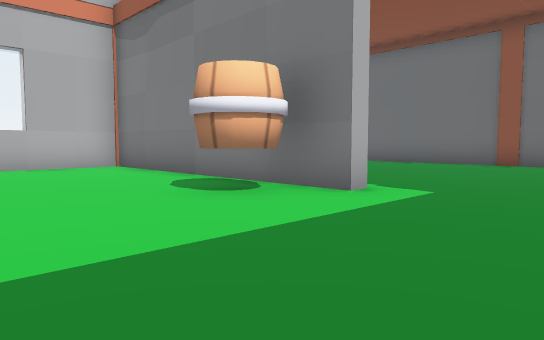
[1] (above)

21 first-person views from a walk through a scene from a Unity 3-D project. The camera is 1.2 m above the floor, tilts 4° down and sees 70° across. The floor is counted in squares, 2 m on a side. Each view is taken from the middle of a square. On the plan, view 1 faces up. The plan holds only what a view shows up to about 11 squares ahead; the rest is blank. The place goes on beyond the plan. The player is left out. Some animated figures are not drawn.

[2]
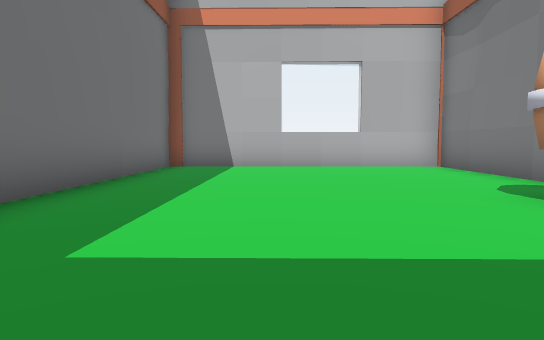

[3]
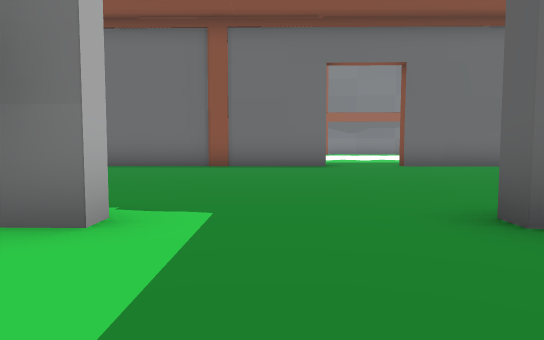

[4]
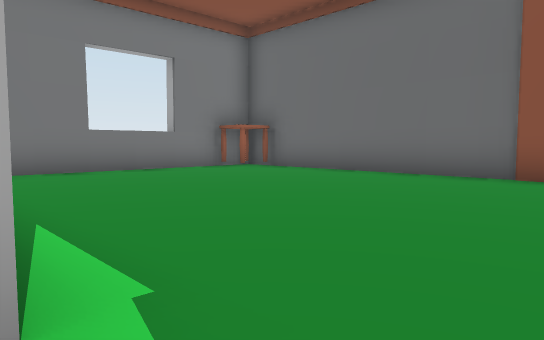

[5]
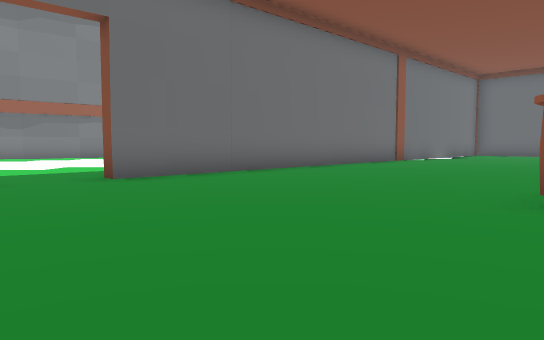

[6]
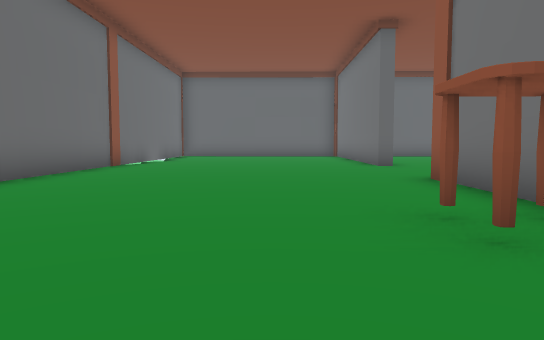

[7]
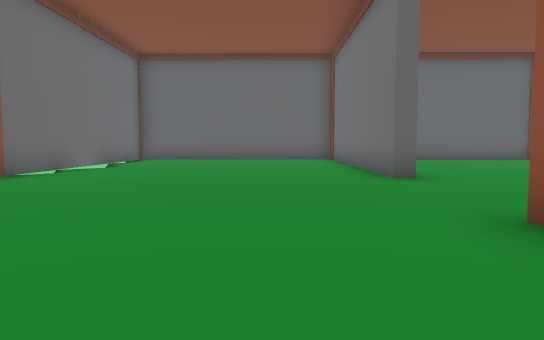

[8]
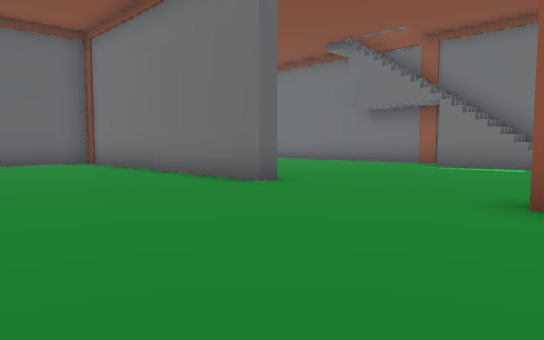

[9]
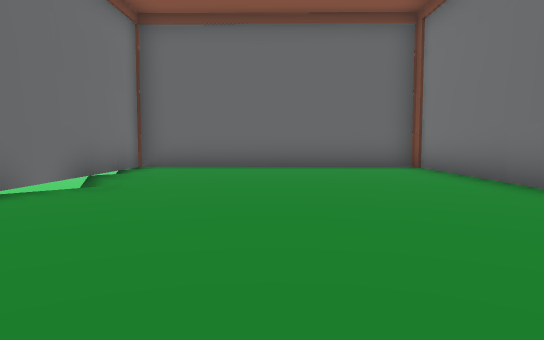

[10]
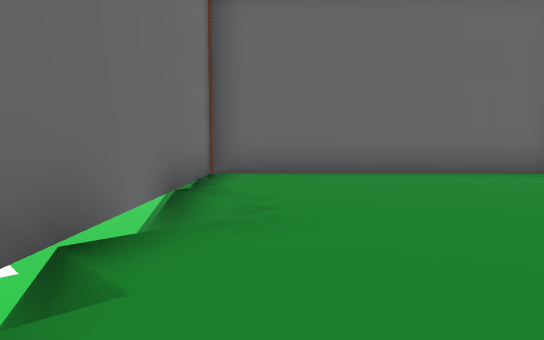

[11]
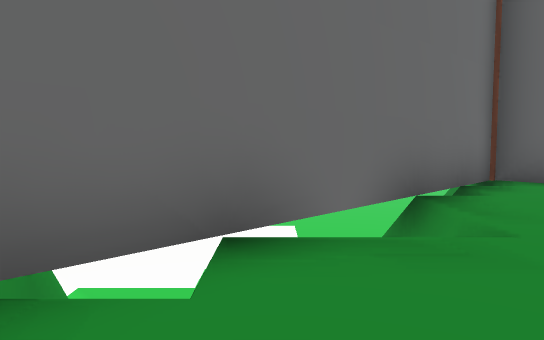

[12]
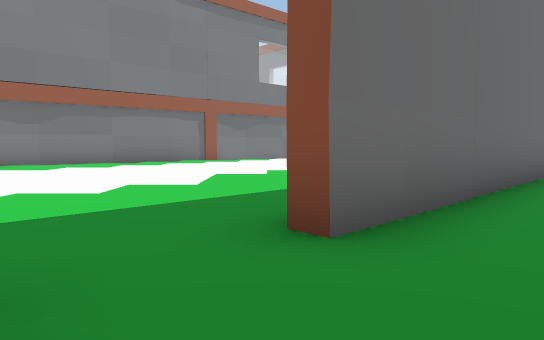

[13]
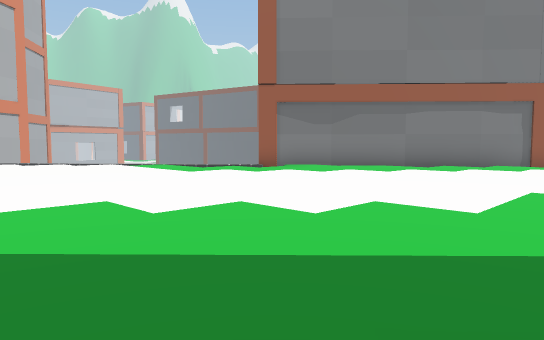

[14]
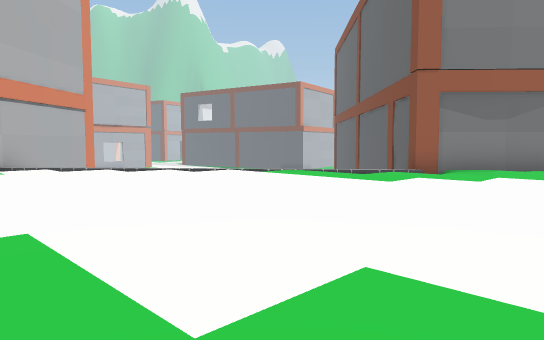

[15]
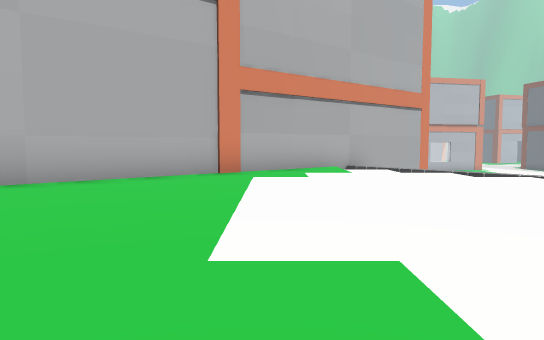

[16]
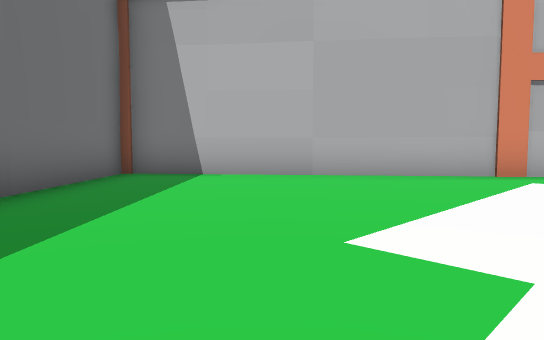

[17]
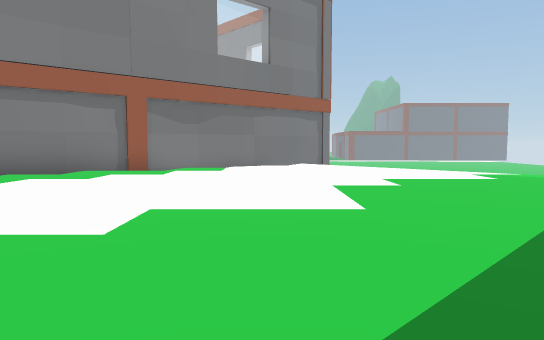

[18]
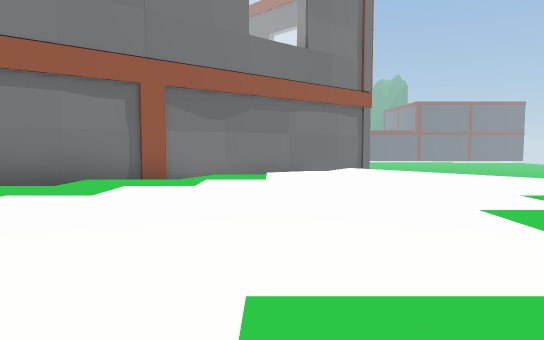

[19]
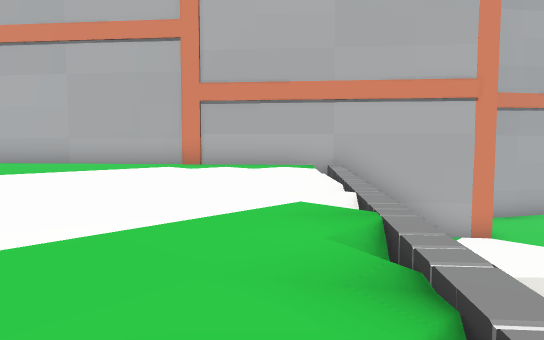

[20]
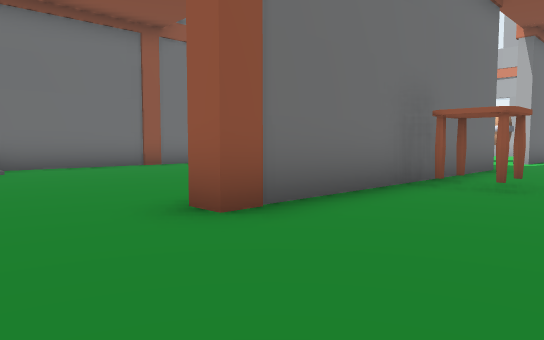

[21]
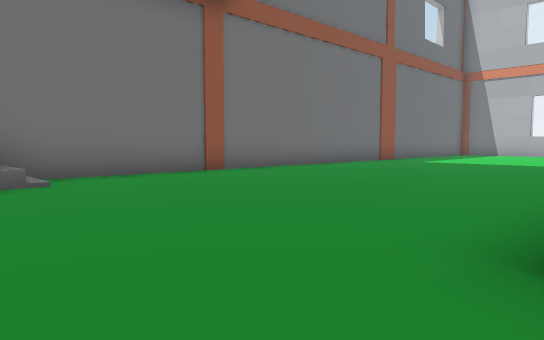

### Floor plan
Key: @ floor where view 1 was taken; # wall or solid block; . main floor; - floor 3.75 m lower than the main floor; / step, stairs or slope; = window, fence, low wall or low ledge; B barrel; T table.
Columns run from 9 left of view 1 to 26 right of it. Each row starts with its distance up from view 1.
 24                     ##--
 23                    ##//--
 22                  ###/  /-
 21                 ##./=
 20                ##...//
 19               ##.....//
 18              ##.......=/
 17            ###.........//
 16            #............///#
 15          ###.............=##
 14         ##T##.............##
 13        ##...##.............##
 12       ##.....##.............##
 11       #.......## ............##
 10     ###........## ............##
  9    ##.##........##............/#
  8   ##...##......................##
  7  ##.....##...................../##
  6 ##.......#.........##........... ##
  5 #.......BB#.........##..........
  4 ##...................##........
  3  ##..........#........## .....
  2   ##.........# ........## ...  --
  1    ##.........##T.......##    ----
  0       ...@.....##........##   -----
 -1         ........##........##  ------
 -2         .........#.........#  ------
 -3         #.................. ## -----
 -4         ##...................##   --
 -5          ##.........##........### --
 -6           ##.........##.......#   --
 -7            ##./.......# .....##
 -8             ###/......   ...##
 -9              ##/......  #..##
-10               ##......  ####

Where each view was taken, in squares from view 1:
view 1: 0 up, 0 right, facing up
view 2: 0 up, 0 right, facing up-left
view 3: 2 up, 0 right, facing up-right
view 4: 4 up, 2 right, facing up
view 5: 4 up, 3 right, facing right
view 6: 4 up, 6 right, facing down-right
view 7: 1 up, 8 right, facing down-right
view 8: 1 up, 11 right, facing down
view 9: 1 down, 12 right, facing down-right
view 10: 1 down, 15 right, facing down-right
view 11: 2 down, 15 right, facing right
view 12: 7 up, 7 right, facing right
view 13: 7 up, 9 right, facing up-right
view 14: 11 up, 8 right, facing up-right
view 15: 12 up, 8 right, facing up
view 16: 12 up, 9 right, facing up-left
view 17: 6 up, 12 right, facing right
view 18: 7 up, 14 right, facing right
view 19: 14 up, 16 right, facing up-left
view 20: 2 down, 12 right, facing left
view 21: 4 down, 10 right, facing left
